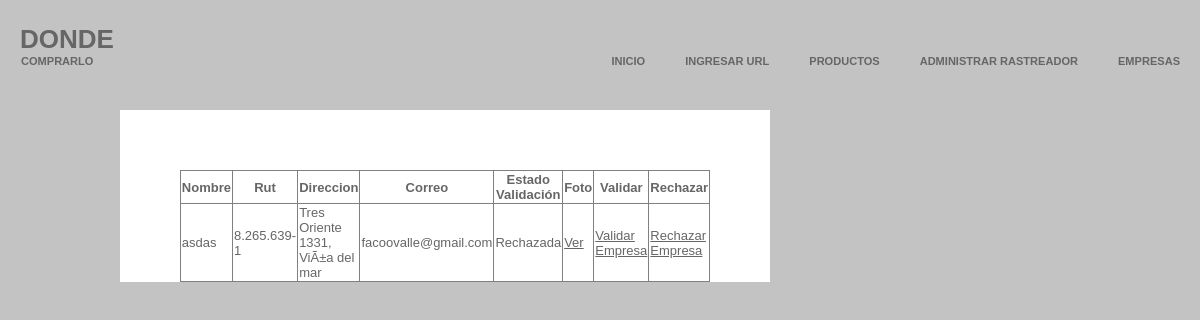
The page /web/adm_empresas/validar_empresa.php on the database its author committed.
### tables this page shows
CREATE TABLE `imagen_empresa_validacion` (
  `id_imagen` int(11) NOT NULL,
  `filename` varchar(45) NOT NULL,
  `extension` varchar(45) NOT NULL,
  `foto` longblob NOT NULL,
  `tienda_id_tienda` int(11) NOT NULL
);

CREATE TABLE `tienda` (
  `id_tienda` int(11) NOT NULL,
  `nombre_tienda` varchar(45) NOT NULL,
  `rut_tienda` varchar(45) DEFAULT NULL,
  `direccion_tienda` varchar(45) DEFAULT NULL,
  `correo_tienda` varchar(45) DEFAULT NULL,
  `contrasena_tienda` varchar(45) DEFAULT NULL,
  `estado_tienda` varchar(45) DEFAULT NULL
);

### web/adm_empresas/validar_empresa.php (the view, shortened to what this page needs)
<!DOCTYPE html PUBLIC "-//W3C//DTD XHTML 1.0 Strict//EN" "http://www.w3.org/TR/xhtml1/DTD/xhtml1-strict.dtd">
<html xmlns="http://www.w3.org/1999/xhtml">
<head>
    <link href="../default.css" rel="stylesheet" type="text/css" media="screen" />
</head>
<body>
    <div id="header">
        <div id="logo">
            <h1>Donde</h1>
            <p>Comprarlo</p>
        </div>
        <div id="menu">
            <ul>
            <li><a href="../../index.php">Inicio</a></li>
            <li><a href="../adm_arana/url.php">Ingresar URL</a></li>
            <li><a href="../adm_arana/Productos.php">Productos</a></li>
            <li><a href="../adm_arana/categoriaMarca.php">Administrar Rastreador</a></li>
            <li class="current_page_item"><a href="empresas.php">Empresas</a></li>
            </ul>
        </div>
    </div>
    <div id="page">
        <div id="content">
            <div class="post greenbox">
                <div class="title">
                    <h1 id="hola">Validacion Empresa</h1>
                </div>
        <?php require_once('../db_conexion.php');
        $result = mysqli_query($con,"select * FROM tienda
                INNER JOIN imagen_empresa_validacion ON id_tienda = imagen_empresa_validacion.tienda_id_tienda
                where estado_tienda = 'Pendiente' or estado_tienda = 'Rechazada' ");
                ?>
                <table align="center" width="500px" border="1" style="border-collapse:collapse;">
                    <tr>
                        <th>Nombre</th>
                        <th>Rut</th>
                        <th>Direccion</th>
                        <th>Correo</th>
                        <th>Estado Validación</th>
                        <th> Foto </th>
                        <th> Validar </th>
                        <th> Rechazar </th>
                    </tr>
                    <?php
                    while($row = mysqli_fetch_array($result)){
                        ?>
                        <tr>
                            <td><?php  echo $row['nombre_tienda'] ?></td>
                            <td><?php  echo $row['rut_tienda'] ?></td>
                            <td><?php  echo $row['direccion_tienda'] ?></td>
                            <td><?php  echo $row['correo_tienda'] ?></td>
                            <td><?php  echo $row['estado_tienda'] ?></td>
                            <td><a href="ver_imagen_empresa.php?id=<?php echo $row['id_imagen'] ?>">Ver</a></td>
                            <td><a href="cambiar_estado_empresa.php?id=<?php echo $row['id_tienda'].'&'."validacion=valida" ?>">Validar Empresa</a></td>
                            <td><a href="cambiar_estado_empresa.php?id=<?php echo $row['id_tienda'].'&'."validacion=no_valida" ?>">Rechazar Empresa</a></td>
                        </tr>
            <?php }
                ?>
            </table>
</body>
</html>

### web/default.css (style rules this page uses)
body { margin: 0; padding: 0; background: #C3C3C3 url(images/img01.gif) repeat-x; font-family: Arial, Helvetica, sans-serif; font-size: 13px; color: #666666; }
h1, h2 { font-weight: normal; }
p, ol, ul { margin-top: 0; line-height: 180%; }
a { color: #666666; }
#header { height: 110px; margin: 0 auto; text-transform: uppercase; }
#logo { float: left; padding: 24px 0 0 20px; }
#logo h1, #logo p { margin: 0; font-weight: bold; }
#logo p { padding-left: 1px; line-height: normal; font-size: .85em; }
#menu { float: right; padding-top: 24px; }
#menu ul { margin: 0; padding: 0; list-style: none; line-height: normal; }
#menu li { display: inline; }
#menu a { display: block; float: left; padding: 31px 20px; text-decoration: none; font-size: .85em; font-weight: bold; }
#menu .current_page_item a { background: #C3C3C3 url(images/img02.gif) repeat-x; }
#page { width: 960px; margin: 0 auto; }
#content { float: left; width: 650px; }
.greenbox { background: #FFFFFF url(images/img03.gif) repeat-x; }
.greenbox .title { height: 60px; background: url(images/img04.gif) no-repeat; }
.greenbox .title h1, .greenbox .title h2 { height: 35px; margin: 0; padding: 15px 0 0 20px; background: url(images/img05.gif) no-repeat right top; text-transform: uppercase; letter-spacing: -1px; font-size: 1.6em; font-weight: bold; color: #FFFFFF; }

### rows shown on the page
imagen_empresa_validacion: tienda_id_tienda.nombre_tienda "asdas", tienda_id_tienda.rut_tienda "8.265.639-1", tienda_id_tienda.direccion_tienda "Tres Oriente 1331, ViÃ±a del mar", tienda_id_tienda.correo_tienda "facoovalle@gmail.com", tienda_id_tienda.estado_tienda "Rechazada"
